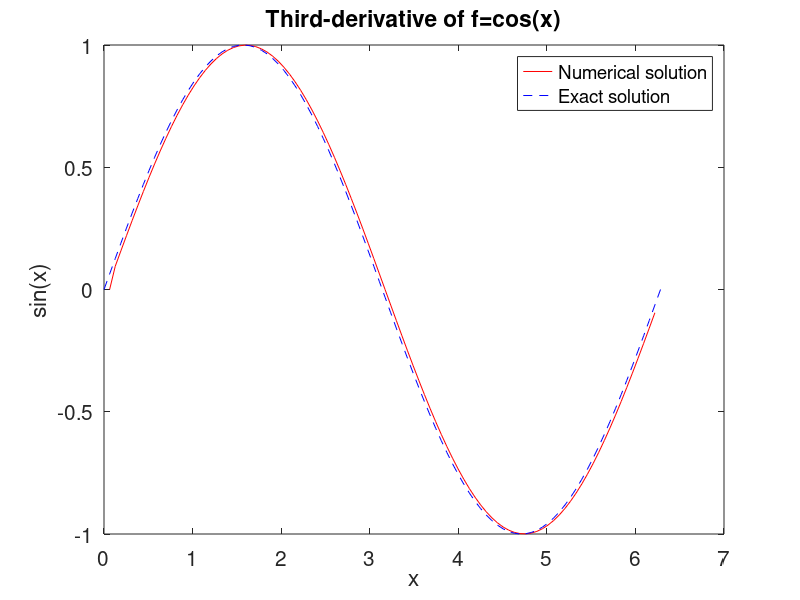

Source code (MATLAB): (Note: this script raises an error after producing the figure.)
%% EXERCISE 2
clear all; close all;clc
addpath ../linear_algebra
addpath ../differentiation
addpath ../nonlinear_eqns
addpath ../polynomials

%% PART B)
% Testing the third-derivative expression obtained via Taylor-Series
% expansion:
%%
% $f'''(x_i)=\frac{3f(x_i)-f(x_{i-1})+
% f(x_{i+2})-3f(x_{i+1})}{\Delta{x}^3}$

x=linspace(0,2*pi,100);
dx=x(2)-x(1);
f=cos(x);
%evaluating derivative at center points
for i=2:length(x)-2
    f3(i)=(3*f(i)-3*f(i+1)+f(i+2)-f(i-1))/dx^3;
end
%outputs and plots
figure;
plot(x(2:end-1),f3,'-r')
hold on
plot(x,sin(x),'--b')
legend('Numerical solution','Exact solution')
title('Third-derivative of f=cos(x)')
xlabel('x')
ylabel('sin(x)')
set(gca,'FontSize',15)

%% PART E)
% Numerically invert the matrix M in the system
%%
% $f' = M^{-1}\Delta{f}$

%Generating the inverse of matrix M via LU Factorization
M=[-2 +2 -4/3 +2/3; -1 1/2 -1/6 1/24;...
    1 1/2 1/6 1/24; 2 2 4/3 2/3];
[L,U,bt]=simple_elimination_dolittle(M,[1;0;0;0]);
n=size(M,1);
for i=1:n
    %initializing the RHS
    bt=zeros(n,1);
    %setting the i-th element to 1, all others to 0
    bt(i)=1;
    %performing a forwards+back substitutions
    inv1=forwsub([L bt]);
    inv2=backsub([U inv1]);
    %inv2 is equal to the i-th column of the inverse matrix
    invmatrix(:,i)=inv2;
end
%checking result with buil-in MatLab function
checkmatrix=inv(M);
disp('Inverse matrix via LU Factorization:')
disp(invmatrix)
disp('Inverse matrix via MatLab built-in function:')
disp(checkmatrix)

%% PART F)
% Computing the fourth derivative derived in part _f_
for i=3:length(x)-2
    f4(i)=(-4*(f(i-1)+f(i+1))+f(i-2)+f(i+2)+6*f(i))/dx^4;
end
% The fourth derivative of f=cos(x) is equal to f itself

%outputs and plots
figure;
plot(x(3:end-2),f4(3:end),'-r','LineWidth',1.5)
hold on
plot(x,f,'--b','LineWidth',1.5)
legend('Numerical','Hand-computed')
xlabel('x')
ylabel('f^{(4)}(x)')
title('Fourth-derivative of f=cos(x)')
set(gca,'FontSize',15)

%% PART G)
% Writing a script that delivers the $M^{-1}$ matrix for a derivative or
% arbitrary order n

M5=n_order_taylor(5);
M6=n_order_taylor(6);
%%
disp('Matrix for 5th derivative')
disp(M5)
disp('Matrix for 6th derivative')
disp(M6)

%%
% The formulas for the 5th and 6th derivative of f=cos(x) are
%%
% $f^{(5)}_i=
% \frac{-f_{i-3}+5f_{i-2}-10f_{i-1}-
% 5f_{i+1}+f_{i+2}+10f_i}{\Delta{x}^5}$
%%
% $f^{(6)}_i=
% \frac{f_{i-3}-6f_{i-2}+15f_{i-1}+15f_{i+1}
% -6f_{i+2}+f_{i+3}-20f_i}{\Delta{x}^6}$

%% Functions

function M=n_order_taylor(n)
% This function generates a matrix of coefficients to solve the system of
% equation to obtain an arbitrary derivative of order n

%checking for even numbers
if mod(n,2)==0
    for k=-n/2:n/2
        i=k+1+n/2;
        for j=1:n
            % taylor series expansion coefficients for each derivative
            M(i,j)=((k)^j)/factorial(j);
        end
    end
else
    n=n+1;
    for k=-n/2:(n/2-1)
        i=k+1+n/2;
        for j=1:n-1
            M(i,j)=((k)^j)/factorial(j);
        end
    end
end
% eliminating the k=0 terms
M=M(any(M,2),:);
% we need the inverse matrix in order to solve for the derivative
M=inv(M);
end

%-------------------------------------------------------------------------%

function [L,U,x]=simple_elimination_dolittle(A,b)
%This function provides a simple forward elimination method as already
%implemented in class examples that can be used with any matrix A and any
%vector, using the dolittle method

nref=length(b);    %system size for reference problem
L=eye(nref);
%note that the elimination procedure coded below modifies the matrix B
Awork=cat(2,A,b);   %This is our working version of the matrix used to perform elimination (i.e. it will be modified)
for ir1=2:nref       %loop over rows from 2 to n performing elimination, this index marks what row we are starting the elimination from (i.e. using) for this particular column
    for ir2=ir1:nref    %this index marks the present position where elimination is being performed - i.e. where we are applying the elementary row operations
        fact=Awork(ir2,ir1-1)/Awork(ir1-1,ir1-1);     %multiplier of the variable we are attempting to eliminate, its ir-1 column of this row
        Awork(ir2,:)=Awork(ir2,:)-fact.*Awork(ir1-1,:);    %subtract off previous row modified by a factor that eliminates the ir-1 column term in this row (so it has only super-diagonal elements), this is a little bit wasteful as it uses entire row...
        L(ir2,ir1-1)=fact; %lower triangular matrix
    
    end %for
end %for
x=Awork(:,nref+1);      %final solution
U=Awork(1:nref,1:nref); %upper triangular matrix
end

%-------------------------------------------------------------------------%

function x=forwsub(A)

% This function performs forward substitution on a lower triangular matrix


n=size(A,1);                   %number of unknowns in the system
x=zeros(n,1);                  %space in which to store our solution vector
x(1)=A(1,n+1)/A(1,1);          %finalized solution for last variable, resulting from upper triangular conversion

for ir1=2:n
    x(ir1)=A(ir1,n+1);       %assume we're only dealing with a single right-hand side here.
    fact=A(ir1,ir1);         %diagonal element to be divided through doing subs for the ir2 row
    for ic=ir1-1:-1:1
        x(ir1)=x(ir1)-A(ir1,ic)*x(ic);
    end %for
    x(ir1)=x(ir1)/fact;      %divide once at the end to minimize number of ops
end %for

end %function

%-------------------------------------------------------------------------%

function x=backsub(A)

% This function performs back substitution on an upper triangular matrix that has
% been modified by concatenating the RHS of the system.  
% Note that B is assumed to be upper triangular at this point.


n=size(A,1);                   %number of unknowns in the system
x=zeros(n,1);                  %space in which to store our solution vector
x(n)=A(n,n+1)/A(n,n);          %finalized solution for last variable, resulting from upper triangular conversion

for ir1=n-1:-1:1
    x(ir1)=A(ir1,n+1);       %assume we're only dealing with a single right-hand side here.
    fact=A(ir1,ir1);         %diagonal element to be divided through doing subs for the ir2 row
    for ic=ir1+1:n
        x(ir1)=x(ir1)-A(ir1,ic)*x(ic);
    end %for
    x(ir1)=x(ir1)/fact;      %divide once at the end to minimize number of ops
end %for

end %function
